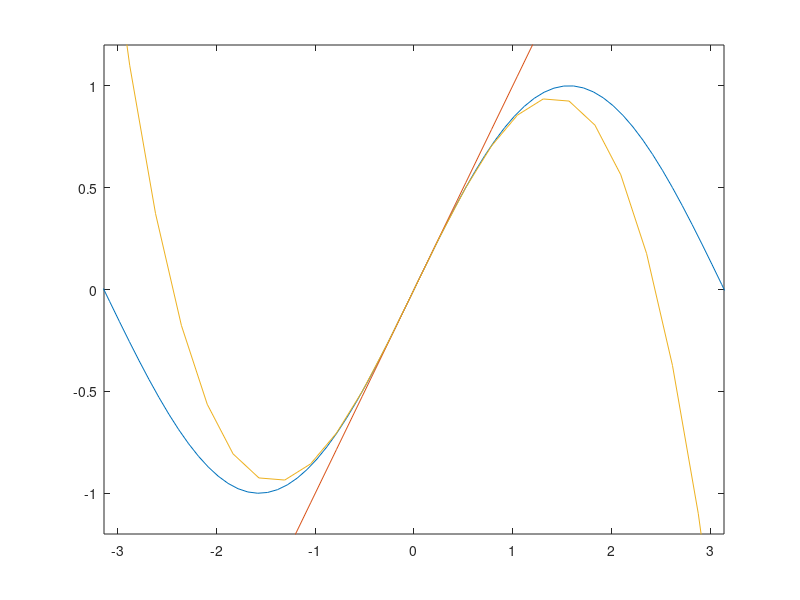

Write MATLAB code to recreate this figure.
clear
clf

x = -2*pi:0.1:2*pi;
plot(x, sin(x));

xdeg5 = [-9.424778 -9.162979 -8.901179 -8.639380 -8.377580 -8.115781 -7.853982 -7.592182 -7.330383 -7.068583 -6.806784 -6.544985 -6.283185 -6.021386 -5.759587 -5.497787 -5.235988 -4.974188 -4.712389 -4.450590 -4.188790 -3.926991 -3.665191 -3.403392 -3.141593 -2.879793 -2.617994 -2.356194 -2.094395 -1.832596 -1.570796 -1.308997 -1.047198 -0.785398 -0.523599 -0.261799 -0.000000 0.261799 0.523599 0.785398 1.047198 1.308997 1.570796 1.832596 2.094395 2.356194 2.617994 2.879793 3.141593 3.403392 3.665191 3.926991 4.188790 4.450590 4.712389 4.974188 5.235988 5.497787 5.759587 6.021386 6.283185 6.544985 6.806784 7.068583 7.330383 7.592182 7.853982 8.115781 8.377580 8.639380 8.901179 9.162979 9.424778];
ydeg5 = [-9.424778 -9.162979 -8.901179 -8.639380 -8.377580 -8.115781 -7.853982 -7.592182 -7.330383 -7.068583 -6.806784 -6.544985 -6.283185 -6.021386 -5.759587 -5.497787 -5.235988 -4.974188 -4.712389 -4.450590 -4.188790 -3.926991 -3.665191 -3.403392 -3.141593 -2.879793 -2.617994 -2.356194 -2.094395 -1.832596 -1.570796 -1.308997 -1.047198 -0.785398 -0.523599 -0.261799 -0.000000 0.261799 0.523599 0.785398 1.047198 1.308997 1.570796 1.832596 2.094395 2.356194 2.617994 2.879793 3.141593 3.403392 3.665191 3.926991 4.188790 4.450590 4.712389 4.974188 5.235988 5.497787 5.759587 6.021386 6.283185 6.544985 6.806784 7.068583 7.330383 7.592182 7.853982 8.115781 8.377580 8.639380 8.901179 9.162979 9.424778];
hold on;
plot(xdeg5, ydeg5);
axis ([-3.14 3.14 -1.2 1.2])

ydeg3 = [130.103467 119.057904 108.640362 98.832897 89.617566 80.976425 72.891531 65.344940 58.318709 51.794895 45.755554 40.182742 35.058517 30.364934 26.084051 22.197924 18.688608 15.538162 12.728642 10.242103 8.060603 6.166198 4.540945 3.166900 2.026120 1.100661 0.372581 -0.176066 -0.563221 -0.806829 -0.924832 -0.935175 -0.855801 -0.704653 -0.499674 -0.258809 -0.000000 0.258809 0.499674 0.704653 0.855801 0.935175 0.924832 0.806829 0.563221 0.176066 -0.372581 -1.100661 -2.026120 -3.166900 -4.540945 -6.166198 -8.060603 -10.242103 -12.728642 -15.538162 -18.688608 -22.197924 -26.084051 -30.364934 -35.058517 -40.182742 -45.755554 -51.794895 -58.318709 -65.344940 -72.891531 -80.976425 -89.617566 -98.832897 -108.640362 -119.057904 -130.103467]

plot(xdeg5, ydeg3);

